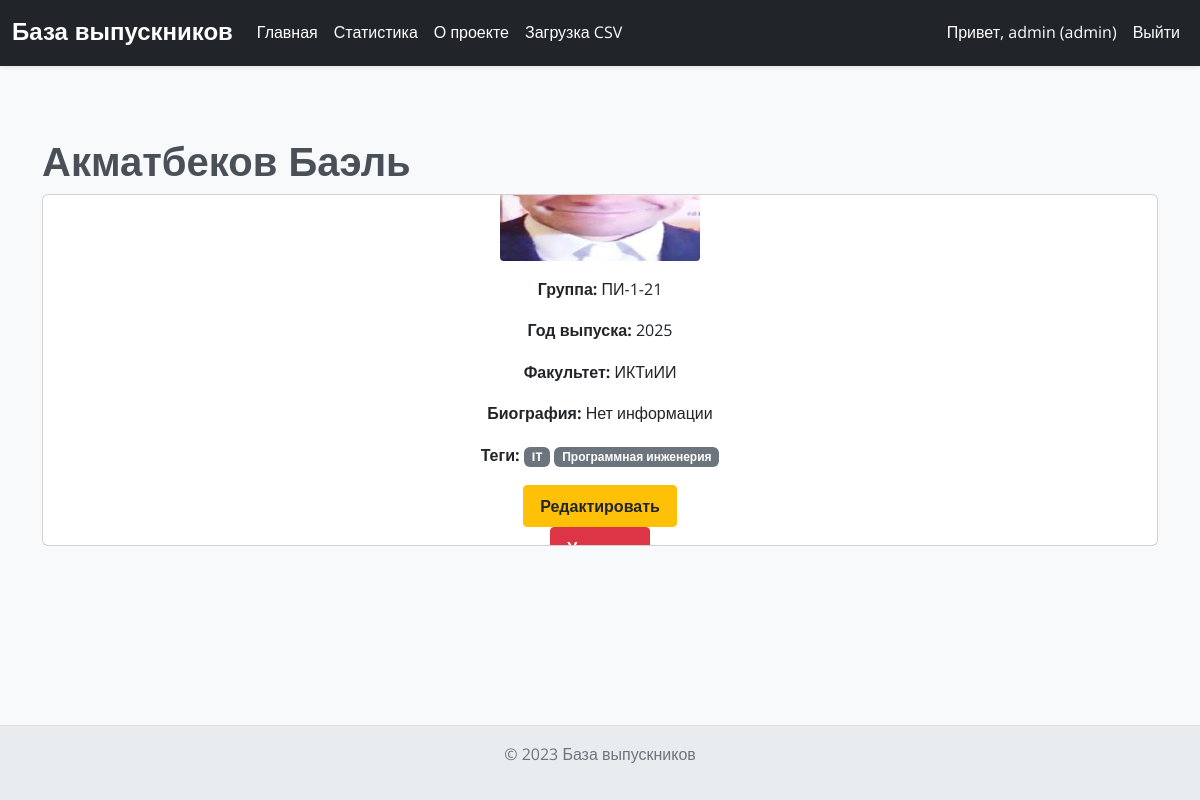
Page /graduate/4 (signed in) on the committed database.
### models.py (models this page shows)
class User(UserMixin, db.Model):
    id = db.Column(db.Integer, primary_key=True)
    username = db.Column(db.String(50), unique=True, nullable=False)
    password = db.Column(db.String(100), nullable=False)
    role = db.Column(db.String(20), nullable=False, default='guest')  # guest, manager, admin

class Graduate(db.Model):
    id = db.Column(db.Integer, primary_key=True)
    name = db.Column(db.String(100), nullable=False)
    group = db.Column(db.String(20), nullable=False)
    graduation_year = db.Column(db.String(4), nullable=False)
    faculty = db.Column(db.String(100), nullable=False)
    bio = db.Column(db.Text, nullable=True)
    photo = db.Column(db.String(200), nullable=True)
    tags = db.relationship('Tag', secondary='graduate_tags', backref=db.backref('graduates', lazy='dynamic'))

class Tag(db.Model):
    id = db.Column(db.Integer, primary_key=True)
    name = db.Column(db.String(50), unique=True, nullable=False)

### routes/main.py (the view)
@main_bp.route('/graduate/<int:id>')
@login_required
def graduate(id):
    graduate = Graduate.query.get_or_404(id)
    return render_template('graduate.html', graduate=graduate)

### app.py (called while the page is built)
@login_manager.user_loader
def load_user(user_id):
    return db.session.get(User, int(user_id))

### templates/graduate.html (shortened to what this page needs)
{% extends 'base.html' %}
{% block content %}
<h1>{{ graduate.name }}</h1>
<div class="card">
    <div class="card-body">
        {% if graduate.photo %}
        <img src="{{ url_for('static', filename='uploads/' + graduate.photo) }}" alt="Photo" class="img-fluid mb-3" style="max-width: 200px;">
        {% else %}
        <img src="{{ url_for('static', filename='uploads/default.jpg') }}" alt="No photo" class="img-fluid mb-3" style="max-width: 200px;">
        {% endif %}
        <p><strong>Группа:</strong> {{ graduate.group }}</p>
        <p><strong>Год выпуска:</strong> {{ graduate.graduation_year }}</p>
        <p><strong>Факультет:</strong> {{ graduate.faculty }}</p>
        <p><strong>Биография:</strong> {{ graduate.bio or 'Нет информации' }}</p>
        <p><strong>Теги:</strong>
            {% for tag in graduate.tags %}
            <span class="badge bg-secondary">{{ tag.name }}</span>
            {% endfor %}
        </p>
        {% if current_user.is_authenticated and current_user.role in ['admin', 'manager'] %}
        <a href="{{ url_for('graduate.edit', id=graduate.id) }}" class="btn btn-warning">Редактировать</a>
        <button class="btn btn-danger" data-bs-toggle="modal" data-bs-target="#deleteModal" data-delete-url="{{ url_for('graduate.delete', id=graduate.id) }}">Удалить</button>
        {% endif %}
    </div>
</div>
{% endblock %}

### templates/base.html (shortened to what this page needs)
<!DOCTYPE html>
<html lang="ru">
<head>
    <link href="https://cdn.jsdelivr.net/npm/bootstrap@5.3.0/dist/css/bootstrap.min.css" rel="stylesheet">
    <link rel="stylesheet" href="{{ url_for('static', filename='css/base.css') }}">
    <link rel="stylesheet" href="{{ url_for('static', filename='css/navbar.css') }}">
    <link rel="stylesheet" href="{{ url_for('static', filename='css/footer.css') }}">
    <link rel="stylesheet" href="{{ url_for('static', filename='css/alerts.css') }}">
    <link rel="stylesheet" href="{{ url_for('static', filename='css/badges.css') }}">
    <link rel="stylesheet" href="{{ url_for('static', filename='css/modals.css') }}">
    <link rel="stylesheet" href="{{ url_for('static', filename='css/forms.css') }}">
    <link rel="stylesheet" href="{{ url_for('static', filename='css/tables.css') }}">
    <link rel="stylesheet" href="{{ url_for('static', filename='css/pagination.css') }}">
    <link rel="stylesheet" href="{{ url_for('static', filename='css/buttons.css') }}">
    <link rel="stylesheet" href="{{ url_for('static', filename='css/choices.css') }}">
    <link rel="stylesheet" href="{{ url_for('static', filename='css/theme.css') }}">
    <link rel="stylesheet" href="{{ url_for('static', filename='css/stats.css') }}">
</head>
<body>
    <nav class="navbar navbar-expand-lg navbar-dark bg-dark shadow-sm">
        <div class="container-fluid">
            <a class="navbar-brand" href="{{ url_for('main.index') }}">База выпускников</a>
            <div class="collapse navbar-collapse" id="navbarNav">
                <ul class="navbar-nav me-auto">
                    {% if request.endpoint not in ['auth.login', 'auth.register'] %}
                    <li class="nav-item">
                        <a class="nav-link" href="{{ url_for('main.index') }}">Главная</a>
                    </li>
                    <li class="nav-item">
                        <a class="nav-link" href="{{ url_for('main.stats') }}">Статистика</a>
                    </li>
                    <li class="nav-item">
                        <a class="nav-link" href="{{ url_for('main.about') }}">О проекте</a>
                    </li>
                    {% endif %}
                    {% if current_user.is_authenticated and current_user.role in ['admin', 'manager'] %}
                    <li class="nav-item">
                        <a class="nav-link" href="{{ url_for('graduate.upload') }}">Загрузка CSV</a>
                    </li>
                    {% endif %}
                </ul>
                <ul class="navbar-nav">
                    {% if current_user.is_authenticated %}
                    <li class="nav-item">
                        <span class="nav-link">Привет, {{ current_user.username }} ({{ current_user.role }})</span>
                    </li>
                    <li class="nav-item">
                        <a class="nav-link" href="#" data-bs-toggle="modal" data-bs-target="#logoutModal">Выйти</a>
                    </li>
                    {% endif %}
                </ul>
            </div>
        </div>
    </nav>
    <div class="container mt-5 pt-4">
        {% block content %}
        {% endblock %}
    </div>
    {% if request.endpoint not in ['auth.login', 'auth.register'] %}
    <footer class="text-center py-3">
        <p>&copy; 2023 База выпускников</p>
    </footer>
    {% endif %}
</body>
</html>

### static/css/base.css (style rules this page uses)
body { background-color: #f8f9fa; display: flex; flex-direction: column; min-height: 100vh; color: #495057; font-size: 1rem; line-height: 1.6; font-family: 'Open Sans', sans-serif; font-weight: 400; transition: background-color 0.3s ease, color 0.3s ease; }
h1, h2, h3, h4, h5, h6, .navbar-brand { font-family: 'Montserrat', sans-serif; font-weight: 700; line-height: 1.2; }
.container.mt-5.pt-4 { flex: 1; }
.img-fluid { border-radius: 0.25rem; }

### static/css/navbar.css (style rules this page uses)
.navbar { background-color: #343a40; box-shadow: 0 2px 4px rgba(0, 0, 0, 0.1); padding-top: 0.75rem; padding-bottom: 0.75rem; transition: background-color 0.3s ease; }
.navbar-brand { color: #fff !important; font-size: 1.5rem; }
.navbar-nav .nav-link { color: #fff !important; padding-left: 1rem; padding-right: 1rem; transition: color 0.3s ease; }

### static/css/footer.css (style rules this page uses)
footer { background-color: #e9ecef; border-top: 1px solid #dee2e6; padding-top: 1.5rem; padding-bottom: 1.5rem; color: #6c757d; text-align: center; transition: background-color 0.3s ease, color 0.3s ease; }

### static/css/buttons.css (style rules this page uses)
.btn { display: inline-block; font-weight: 600; color: #212529; text-align: center; vertical-align: middle; cursor: pointer; -webkit-user-select: none; -moz-user-select: none; user-select: none; background-color: transparent; border: 1px solid transparent; padding: 0.5rem 1rem; font-size: 1rem; border-radius: 0.25rem; transition: color 0.15s ease-in-out, background-color 0.15s ease-in-out, border-color 0.15s ease-in-out, box-shadow 0.15s ease-in-out; }
.btn-warning { background-color: #ffc107; border-color: #ffc107; color: #212529; }
.btn-danger { background-color: #dc3545; border-color: #dc3545; color: #fff; }

### static/css/stats.css (style rules this page uses)
.card .card-body { padding: 1rem; display: flex; flex-direction: column; justify-content: center; align-items: center; max-height: 350px; overflow: hidden; }

### rows in the picture
User: username "admin", role "admin"
Graduate: name "Акматбеков Баэль", group "ПИ-1-21", graduation_year "2025", faculty "ИКТиИИ", bio "Нет информации"
Tag: name "IT"
Tag: name "Программная инженерия"
